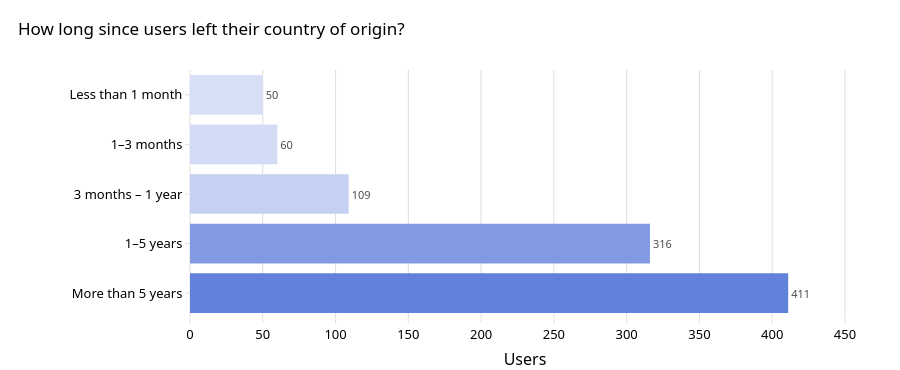

Here is the notebook cell this chart was saved with:
### Markdown cell above
### 4.1 Time away from country of origin

### Code cell
# How long has it been since users left their country of origin?
away = df['Away_duration'].value_counts()
away.index = [en(AWAY_EN, k) for k in away.index]  # English labels
away = away.reindex([b for b in AWAY_ORDER if b in away.index])
fig = go.Figure(go.Bar(
    x=away.values, y=list(away.index), orientation="h",
    marker_color=seq_by_value_hex(away.values),
    text=away.values, textposition="outside",
    textfont=dict(size=11, color=INK2), cliponaxis=False,
    hovertemplate="%{y}<br>%{x} users<extra></extra>"))
fig.update_layout(
    title="How long since users left their country of origin?",
    xaxis=dict(title="Users", range=[0, away.max() * 1.12]),
    yaxis=dict(title="", autorange="reversed"),   # chronological, soonest on top
    showlegend=False, height=max(340, len(away) * 46 + 140), margin=dict(l=190, t=70))
fig.show()

### Figure 1 — Plotly figure (JSON) as saved in the notebook; plotly's stock layout.template omitted (floating-point values rounded to 4 significant figures)
{"data": [{"cliponaxis": false, "hovertemplate": "%{y}<br>%{x} users<extra></extra>", "marker": {"color": ["#d6dff5", "#d4dcf5", "#c5d0f2", "#829ae1", "#6281da"]}, "orientation": "h", "text": [50.0, 60.0, 109.0, 316.0, 411.0], "textfont": {"color": "#4d4d4d", "size": 11}, "textposition": "outside", "type": "bar", "x": [50, 60, 109, 316, 411], "y": ["Less than 1 month", "1–3 months", "3 months – 1 year", "1–5 years", "More than 5 years"]}], "layout": {"height": 370, "margin": {"l": 190, "t": 70}, "showlegend": false, "title": {"text": "How long since users left their country of origin?"}, "xaxis": {"range": [0, 460.3], "title": {"text": "Users"}}, "yaxis": {"autorange": "reversed", "title": {"text": ""}}}}
